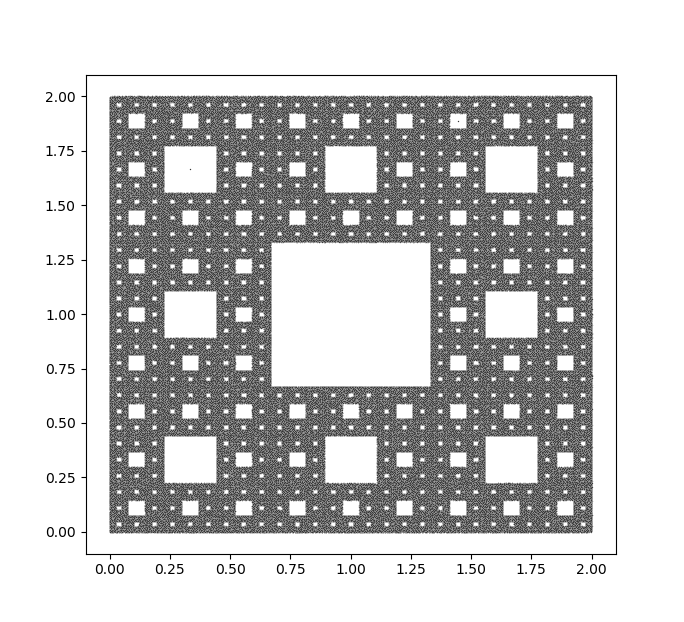

Generate this figure with Python:
import random
import matplotlib.pyplot as plt
import seaborn as sns

def get_dots_for_sierpinski_trianle(n):
    initial_dots = [[0.0, 0.0], [0.0, 1.0], [0.0, 2.0], [1.0, 2.0],
                    [2.0, 2.0], [2.0, 1,0], [2.0, 0.0], [1.0, 0.0]]
    driving_dot = [1.0, 1.0]
    next_dot = random.choice(initial_dots)
    dots = []

    for i in range(n):
        next_x = (driving_dot[0] + 2 * next_dot[0]) / 3
        next_y = (driving_dot[1] + 2 * next_dot[1]) / 3

        dots.append([next_x, next_y])
        driving_dot = [next_x, next_y]
        next_dot = random.choice(initial_dots)

    return dots

dots = get_dots_for_sierpinski_trianle(1000000)

sns.scatterplot(*zip(*dots), s=1, color=".2")
plt.show()
